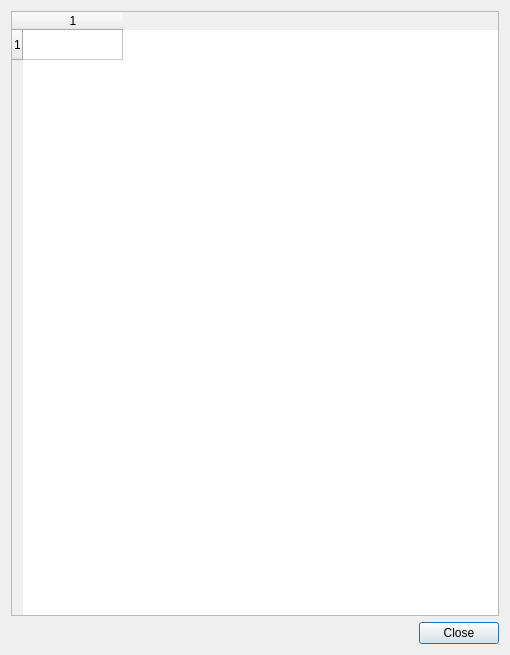
<?xml version="1.0" encoding="UTF-8"?>
<ui version="4.0">
 <class>SightlineMappingsView</class>
 <widget class="QDialog" name="SightlineMappingsView">
  <property name="geometry">
   <rect>
    <x>0</x>
    <y>0</y>
    <width>510</width>
    <height>655</height>
   </rect>
  </property>
  <property name="windowTitle">
   <string>Dialog</string>
  </property>
  <layout class="QVBoxLayout" name="verticalLayout">
   <item>
    <widget class="QTableWidget" name="tableWidget">
     <property name="rowCount">
      <number>1</number>
     </property>
     <property name="columnCount">
      <number>1</number>
     </property>
     <row/>
     <column/>
    </widget>
   </item>
   <item>
    <layout class="QHBoxLayout" name="horizontalLayout">
     <property name="topMargin">
      <number>0</number>
     </property>
     <item>
      <spacer name="horizontalSpacer">
       <property name="orientation">
        <enum>Qt::Horizontal</enum>
       </property>
       <property name="sizeHint" stdset="0">
        <size>
         <width>40</width>
         <height>20</height>
        </size>
       </property>
      </spacer>
     </item>
     <item>
      <widget class="QPushButton" name="btnClose">
       <property name="text">
        <string>Close</string>
       </property>
      </widget>
     </item>
    </layout>
   </item>
  </layout>
 </widget>
 <resources/>
 <connections>
  <connection>
   <sender>btnClose</sender>
   <signal>clicked()</signal>
   <receiver>SightlineMappingsView</receiver>
   <slot>close()</slot>
   <hints>
    <hint type="sourcelabel">
     <x>459</x>
     <y>631</y>
    </hint>
    <hint type="destinationlabel">
     <x>254</x>
     <y>327</y>
    </hint>
   </hints>
  </connection>
 </connections>
</ui>
